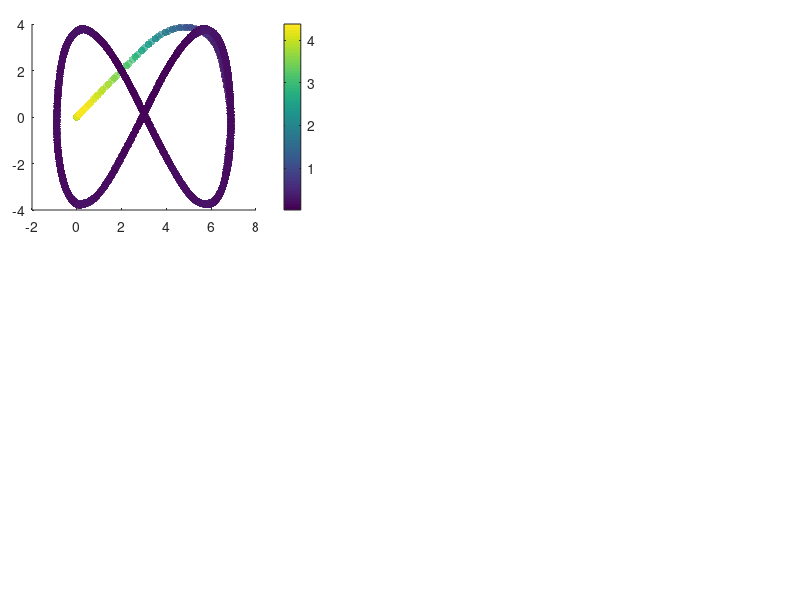

Reproduce this figure in MATLAB. (Note: this script raises an error after producing the figure.)
%% Code to show the results of the Inverse kinematic controller

% Clean variables
clc, clear all, close all;
 
%% CARGA MIL
%% CARGA MIL
load('MPC_HiL.mat');

h_HiL = x_states(1:4,:);
u_HiL = x_states(5:8,:);

%%Tarea deseada
hd = ref(1:4,:);
hd_p = ref(5:8,:);

t = t_time(1,1:end-31);
% t_1 = t;

% Action de control dinamica
u = u_input;

% Error definition
for k = 1:length(t)
    error_vector(:,k) = hd(1:3, k)-h_HiL(1:3, k);
    error_dynamic(k) = norm(error_vector(:,k),2);
end

% Figure propert%% Figures
lw = 1; % linewidth 1
lwV = 2; % linewidth 2
fontsizeLabel = 11; %11
fontsizeLegend = 11;
fontsizeTicks = 11;
fontsizeTitel = 11;
sizeX = 1300; % size figure
sizeY = 750; % size figure

% color propreties
c1 = [80, 81, 79]/255;
c2 = [244, 213, 141]/255;
c3 = [242, 95, 92]/255;
c4 = [112, 141, 129]/255;

C18 = [0 0 0];
c5 = [130, 37, 37]/255;
c6 = [205, 167, 37]/255;
c7 = [81, 115, 180]/255;

C1 = [246 170 141]/255;
C2 = [51 187 238]/255;
C3 = [0 153 136]/255;
C4 = [238 119 51]/255;
C5 = [204 51 17]/255;
C6 = [238 51 119]/255;
C7 = [187 187 187]/255;
C8 = [80 80 80]/255;
C9 = [140 140 140]/255;
C10 = [0 128 255]/255;
C11 = [234 52 89]/255;
C12 = [39 124 252]/255;
C13 = [40 122 125]/255;
%C14 = [86 215 219]/255;
C14 = [252 94 158]/255;
C15 = [244 171 39]/255;
C16 = [100 121 162]/255;
C17 = [255 0 0]/255;
%% New color slection

figure('Position', [500 500 sizeX sizeY])
set(gcf, 'Position', [500 500 sizeX sizeY]);
fig1_comps.fig = gcf;

% Figure 1
axes('Position',[0.04 0.65 .35 .31]);
%% Colorbar
scatter(h_HiL(1, :),h_HiL(2, :),30,error_dynamic,'filled','MarkerFaceAlpha',0.7);
c = colorbar;
c.Label.Interpreter = 'latex';
c.Label.String = '$\textrm{Error}~||\tilde{\mathbf{\eta}}||$';

set(c,'TickLabelInterpreter','latex')

%% Desired Trajectory
hd_plot = line(hd(1,:),hd(2,:));
set(hd_plot, 'LineStyle', '--', 'Color', C8, 'LineWidth', 1.2*lw)

%% Real Trajectory
h_plot = line(h_HiL(1,:),h_HiL(2,:));
set(h_plot, 'LineStyle', '-', 'Color', C18, 'LineWidth', 1.2*lw)

%% Title of the image
hTitle_1 = title({'$\textrm{(a)}$'},'fontsize',14,'interpreter','latex','Color',C18);
%hXLabel_1 = xlabel('$x~[m]$','fontsize',9,'interpreter','latex', 'Color',C18);
hYLabel_1 = ylabel('$y~[m]$','fontsize',9,'interpreter','latex', 'Color',C18);

%% Legend nomeclature
hLegend_1 = legend([hd_plot, h_plot],{'$\mathbf{\eta}_d$','$\mathbf{\eta}$'},'fontsize',12,'interpreter','latex','Color',[255 255 255]/255,'Location','best','NumColumns',1,'TextColor','black');
set(gca,'ticklabelinterpreter','latex',...
        'fontsize',1.3*fontsizeTicks)
% Figure properties
ax_1 = gca;
ax_1.Box = 'on';
ax_1.BoxStyle = 'full';
ax_1.TickLength = [0.005;0.005];
ax_1.TickDirMode = 'auto';
ax_1.YMinorTick = 'on';
ax_1.XMinorTick = 'on';
% ax_2.XTickLabel = [];
ax_1.XMinorGrid = 'on';
ax_1.YMinorGrid = 'on';
%ax_2.MinorGridColor = '#8f8f8f';
ax_1.MinorGridAlpha = 0.15;
ax_1.LineWidth = 0.8;
ax_1.XLim = [min(h_HiL(1,:))-0.2 max(h_HiL(1,:))+0.2];
ax_1.YLim = [min(h_HiL(2,:))-0.2 max(h_HiL(2,:))+0.2];

% Figure 2
axes('Position',[0.04 0.28 .35 .31]);
%% Colorbar
scatter(h_HiL(1, :),h_HiL(3, :),30,error_dynamic,'filled','MarkerFaceAlpha',0.7);
c = colorbar;
c.Label.Interpreter = 'latex';
c.Label.String = '$\textrm{Error}~||\tilde{\mathbf{\eta}}||$';

set(c,'TickLabelInterpreter','latex')

%% Desired Trajectory
hd_plot_2 = line(hd(1,:),hd(3,:));
set(hd_plot_2, 'LineStyle', '--', 'Color', C8, 'LineWidth', 1.2*lw)

%% Real Trajectory
h_plot_2 = line(h_HiL(1,:),h_HiL(3,:));
set(h_plot_2, 'LineStyle', '-', 'Color', C18, 'LineWidth', 1.2*lw)

%% Title of the image
hTitle_2 = title({'$\textrm{(b)}$'},'fontsize',14,'interpreter','latex','Color',C18);
hXLabel_2 = xlabel('$x~[m]$','fontsize',9,'interpreter','latex', 'Color',C18);
hYLabel_2 = ylabel('$z~[m]$','fontsize',9,'interpreter','latex', 'Color',C18);

%% Legend nomeclature
hLegend_2 = legend([hd_plot_2, h_plot_2],{'$\mathbf{\eta}_d$','$\mathbf{\eta}$'},'fontsize',12,'interpreter','latex','Color',[255 255 255]/255,'Location','best','NumColumns',1,'TextColor','black');
set(gca,'ticklabelinterpreter','latex',...
        'fontsize',1.3*fontsizeTicks)
% Figure properties
ax_2 = gca;
ax_2.Box = 'on';
ax_2.BoxStyle = 'full';
ax_2.TickLength = [0.005;0.005];
ax_2.TickDirMode = 'auto';
ax_2.YMinorTick = 'on';
ax_2.XMinorTick = 'on';
% ax_2.XTickLabel = [];
ax_2.XMinorGrid = 'on';
ax_2.YMinorGrid = 'on';
%ax_2.MinorGridColor = '#8f8f8f';
ax_2.MinorGridAlpha = 0.15;
ax_2.LineWidth = 0.8;
ax_2.XLim = [min(h_HiL(1,:))-0.2 max(h_HiL(1,:))+0.2];
ax_2.YLim = [min(h_HiL(3,:))-0.2 max(h_HiL(3,:))+0.2];

axes('Position',[0.45 0.65 .54 .31]);
%% Data generation
error_x_plot = line(t,error_vector(1,:));
set(error_x_plot, 'LineStyle', '-', 'Color', C5, 'LineWidth', 1.1*lw);
error_y_plot = line(t,error_vector(2,:));
set(error_y_plot, 'LineStyle', '-', 'Color', C3, 'LineWidth', 1.1*lw);
error_z_plot = line(t,error_vector(3,:));
set(error_z_plot, 'LineStyle', '-', 'Color', c7, 'LineWidth', 1.1*lw);

% fig1_comps.p1 = ul_plot;
%% Title of the image
hTitle_3 = title({'$\textrm{(c)}$'},'fontsize',14,'interpreter','latex','Color',C18);
%xlabel('$\textrm{Time}[s]$','fontsize',10,'interpreter','latex','Color',C18);
ylabel('$\textrm{Control Error}~[m]$','fontsize',10,'interpreter','latex', 'Color',C18);

%% Legend nomeclature
hLegend_3 = legend([error_x_plot,error_y_plot, error_z_plot],{'$\tilde{\mathbf{\eta}}_x$','$\tilde{\mathbf{\eta}}_y$','$\tilde{\mathbf{\eta}}_z$'},'fontsize',12,'interpreter','latex','Color',[255 255 255]/255,'Location','best','NumColumns',1,'TextColor','black');
 set(gca,'ticklabelinterpreter','latex',...
         'fontsize',1.3*fontsizeTicks)
%% Figure properties
ax_3 = gca;
ax_3.Box = 'on';
ax_3.BoxStyle = 'full';
ax_3.TickLength = [0.01;0.01];
ax_3.TickDirMode = 'auto';
ax_3.XTickLabel = [];
ax_3.YMinorTick = 'on';
ax_3.XMinorTick = 'on';
ax_3.XMinorGrid = 'on';
ax_3.YMinorGrid = 'on';
%ax_1.MinorGridColor = '#8f8f8f';
ax_3.MinorGridAlpha = 0.15;
ax_3.LineWidth = 0.8;
ax_3.XLim = [0 t(end)];

%% Zoom Plot
axes('Position',[0.70 0.85 .2 .1]);
index_zoom_1 = (t>=20) & (t<=30);
error_x_plot_zoom = line(t(index_zoom_1),hd(1,(index_zoom_1))-h_HiL(1,(index_zoom_1)));
error_y_plot_zoom = line(t(index_zoom_1),hd(2,(index_zoom_1))-h_HiL(2,(index_zoom_1)));
error_z_plot_zoom = line(t(index_zoom_1),hd(3,(index_zoom_1))-h_HiL(3,(index_zoom_1)));

set(error_x_plot_zoom, 'LineStyle', '-', 'Color', C5, 'LineWidth', lw*0.8);
set(error_y_plot_zoom, 'LineStyle', '-', 'Color', C3, 'LineWidth', lw*0.8);
set(error_z_plot_zoom, 'LineStyle', '-', 'Color', c7, 'LineWidth', lw*0.8);

set(gca,'ticklabelinterpreter','latex',...
         'fontsize',fontsizeTicks*0.5)
ax_1_zoom = gca;
ax_1_zoom.Box = 'on';
ax_1_zoom.BoxStyle = 'full';
ax_1_zoom.TickLength = [0.01;0.01];
%ax_1_zoom.YLim = [-0.5 0.5];
%ax_1_zoom.YTickLabel = [];
%ax_1_zoom.XTickLabel = [];
ax_1_zoom.TickDirMode = 'manual';
ax_1_zoom.TickDir = 'in';
ax_1_zoom.YMinorTick = 'on';
ax_1_zoom.XMinorTick = 'on';
ax_1_zoom.LineWidth = 0.5;
ax_1_zoom.XMinorGrid = 'on';
ax_1_zoom.YMinorGrid = 'on';
axes('Position',[0.45 0.28 .54 .31]);
%% Data generation
error_vx_plot = line(t(1,1:length(u(1,:))),u(1,:));
set(error_vx_plot, 'LineStyle', '-', 'Color', C7, 'LineWidth', 1.3*lw);
error_vy_plot = line(t(1,1:length(u(2,:))),u(2,:));
set(error_vy_plot, 'LineStyle', '-', 'Color', C14, 'LineWidth', 1.3*lw);
error_vz_plot = line(t(1,1:length(u(3,:))),u(3,:));
set(error_vz_plot, 'LineStyle', '-', 'Color', C15, 'LineWidth', 1.3*lw);

% fig1_comps.p1 = ul_plot;
%% Title of the image
hTitle_4 = title({'$\textrm{(d)}$'},'fontsize',14,'interpreter','latex','Color',C18);
xlabel('$\textrm{Time}[s]$','fontsize',10,'interpreter','latex','Color',C18);
ylabel('$\textrm{Inputs}~[m/s]$','fontsize',10,'interpreter','latex', 'Color',C18);

%% Legend nomeclature
hLegend_4 = legend([error_vx_plot,error_vy_plot, error_vz_plot],{'${\mu}_{l_{ref}}$','${\mu}_{m_{ref}}$','${\mu}_{n_{ref}}$'},'fontsize',12,'interpreter','latex','Color',[255 255 255]/255,'Location','best','NumColumns',1,'TextColor','black');
 set(gca,'ticklabelinterpreter','latex',...
         'fontsize',1.3*fontsizeTicks)
%% Figure properties
ax_4 = gca;
ax_4.Box = 'on';
ax_4.BoxStyle = 'full';
ax_4.TickLength = [0.01;0.01];
ax_4.TickDirMode = 'auto';
ax_4.YMinorTick = 'on';
ax_4.XMinorTick = 'on';
ax_4.XMinorGrid = 'on';
ax_4.YMinorGrid = 'on';
%ax_1.MinorGridColor = '#8f8f8f';
ax_4.MinorGridAlpha = 0.15;
ax_4.LineWidth = 0.8;
ax_4.XLim = [0 t(end)];
% 
set(gcf, 'Color', 'w'); % Sets axes background
export_fig c_Results_MPC_HiL.pdf -q101

